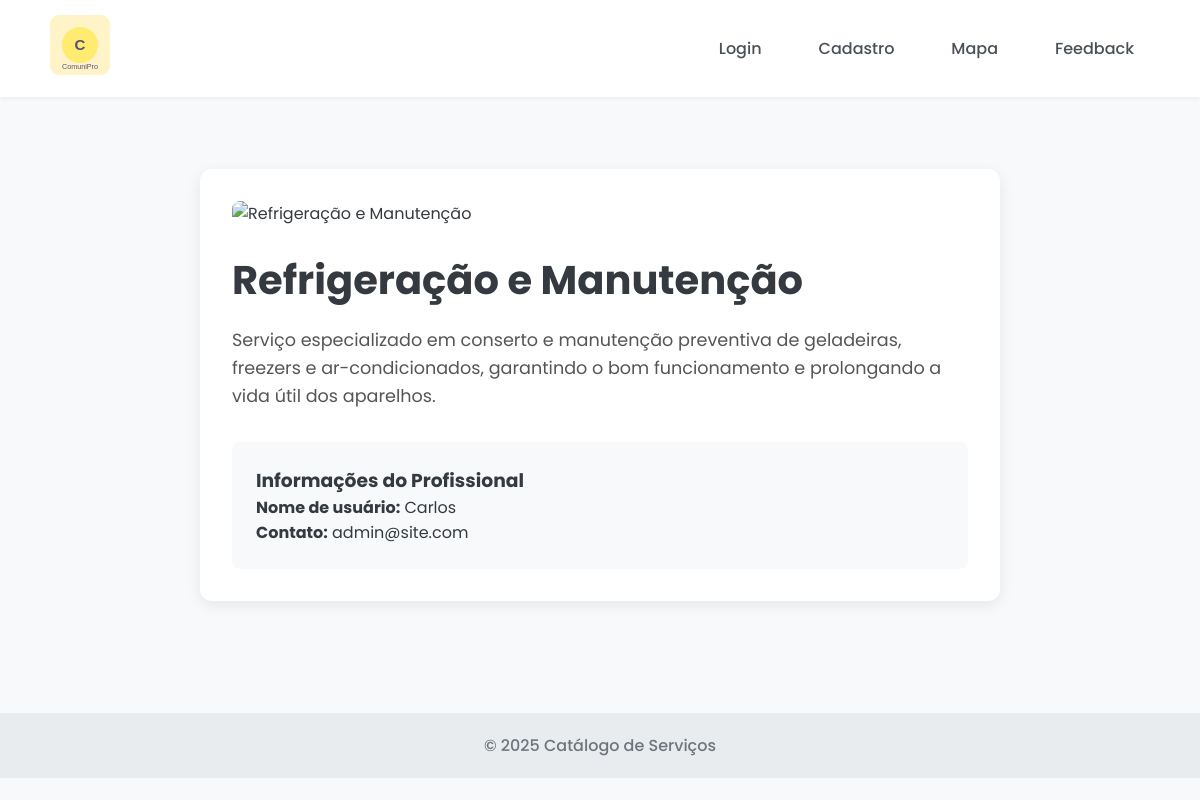
The page /servico/1 on the database its author committed.
### tables this page shows
CREATE TABLE servicos (
                id INTEGER PRIMARY KEY AUTOINCREMENT,
                nome TEXT NOT NULL,
                descricao TEXT NOT NULL,
                imagem_url TEXT NOT NULL,
                usuario_id INTEGER NOT NULL,
                categoria TEXT NOT NULL,
                FOREIGN KEY (usuario_id) REFERENCES usuarios (id)
            );

CREATE TABLE usuarios (id INTEGER PRIMARY KEY, usuario TEXT UNIQUE NOT NULL, senha TEXT NOT NULL, email TEXT UNIQUE);

### app.py (the view)
@app.route("/servico/<int:servico_id>")
def servico_detalhe(servico_id):
    db = get_db()
    servico = db.execute(
        """
        SELECT s.id, s.nome, s.descricao, s.imagem_url, u.usuario, u.email as contato_email
        FROM servicos s JOIN usuarios u ON s.usuario_id = u.id
        WHERE s.id = ?
        """,
        (servico_id,),
    ).fetchone()
    if servico is None:
        return "Serviço não encontrado", 404
    return render_template("servico_detalhe.html", servico=servico)

### app.py (called while the page is built)
def get_db():
    db = getattr(g, "_database", None)
    if db is None:
        db = g._database = sqlite3.connect(DATABASE)
        db.row_factory = sqlite3.Row
    return db

@app.teardown_appcontext
def close_connection(exception):
    db = getattr(g, "_database", None)
    if db is not None:
        db.close()

### templates/servico_detalhe.html (shortened to what this page needs)
<!DOCTYPE html>
<html lang="pt-br">
<head>
  <link rel="stylesheet" href="{{ url_for('static', filename='css/style.css') }}" />
</head>
<body>
  <header>
    <nav class="navbar">
      <a href="{{ url_for('serve_index') }}"><img src="{{ url_for('static', filename='images/logooo.svg') }}" alt="Logo" class="logo" /></a>
      <ul class="nav-links">
      </ul>
    </nav>
  </header>
  <main>
    <div class="detalhe-servico">
      <img src="{{ servico.imagem_url }}" alt="{{ servico.nome }}">
      <h1>{{ servico.nome }}</h1>
      <p class="info">{{ servico.descricao }}</p>
      <div class="contato">
        <h3>Informações do Profissional</h3>
        <p><strong>Nome de usuário:</strong> {{ servico.usuario }}</p>
        <p><strong>Contato:</strong> {{ servico.contato_email }}</p>
      </div>
    </div>
  </main>
  <footer>© 2025 Catálogo de Serviços</footer>
</body>
</html>

### static/css/style.css (style rules this page uses)
* { margin: 0; padding: 0; box-sizing: border-box; }
body { font-family: "Poppins", sans-serif; background-color: #f8f9fa; color: #343a40; }
header { background-color: #ffffff; padding: 15px 50px; display: flex; align-items: center; justify-content: space-between; box-shadow: 0 2px 4px rgba(0, 0, 0, 0.05); position: sticky; top: 0; z-index: 1000; }
.logo { width: 60px; height: 60px; }
.navbar { display: flex; align-items: center; width: 100%; }
.nav-links { display: flex; align-items: center; gap: 25px; list-style: none; margin-left: auto; }
main { padding: 40px 50px; }
footer { text-align: center; padding: 20px; margin-top: 40px; background-color: #e9ecef; color: #6c757d; font-weight: 500; }

### templates/servico_detalhe.html (style rules this page uses)
.detalhe-servico { max-width: 800px; margin: 2rem auto; padding: 2rem; background: #fff; border-radius: 12px; box-shadow: 0 4px 15px rgba(0, 0, 0, 0.08); }
.detalhe-servico img { width: 100%; border-radius: 8px; margin-bottom: 1.5rem; }
.detalhe-servico h1 { font-size: 2.5rem; margin-bottom: 1rem; }
.detalhe-servico .info { font-size: 1.1rem; line-height: 1.6; color: #555; margin-bottom: 2rem; }
.detalhe-servico .contato { background: #f8f9fa; padding: 1.5rem; border-radius: 8px; }

### rows shown on the page
servicos: nome "Refrigeração e Manutenção", descricao "Serviço especializado em conserto e manutenção preventiva de geladeiras, freezers e ar-condicionados, garantindo o bom funcionamento e prolongando a vida útil dos aparelhos."
usuarios: usuario "Carlos", contato_email "admin@site.com"
